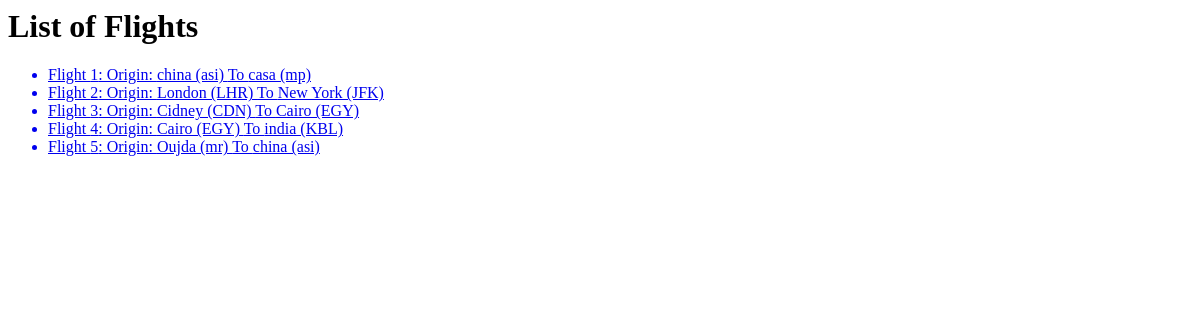
Before: /flights/ with the older database file.
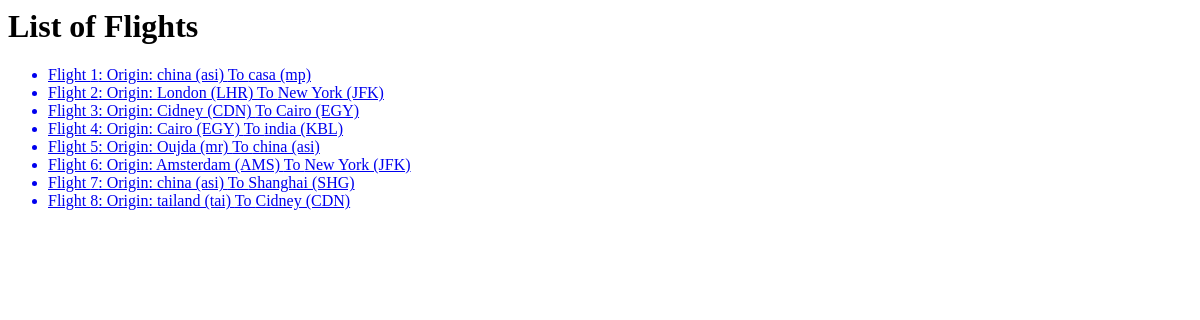
After: the same page with the newer database file.
### flights/models.py (models this page shows, shortened)
class Flight(models.Model):
    origin = models.ForeignKey(Airport, on_delete=models.CASCADE, related_name="departures")
    destination = models.ForeignKey(Airport, on_delete=models.CASCADE, related_name="arrivals")
    duration = models.IntegerField()

class Airport(models.Model):
    code = models.CharField(max_length=3)
    city = models.CharField(max_length=64)
    def __str__(self):
        return f"{self.city} ({self.code})"

### flights/views.py (the view)
# urls.py: path("", views.index, name="index"),
def index(request):
    return render(request, "flights/index.html", {
        "flights": Flight.objects.all()
    })

### flights/templates/flights/index.html
{% extends "flights/layout.html" %}
{% block body %}
<h1>List of Flights</h1>
<ul>
    {% for flight in flights %}
    <a href="{% url 'flight' flight.id %}">
        <li>Flight {{ flight.id }}: Origin: {{flight.origin}} To {{ flight.destination }}</li>
    </a>
    {% endfor %}
</ul>
{% endblock %}

### flights/templates/flights/layout.html (shortened to what this page needs)
<html lang="en">
<head>
</head>
<body>
    {% block body %} {% endblock %}
</body>
</html>

Changed rows visible on the page:
added Flight: id "6", origin "Amsterdam (AMS)", destination "New York (JFK)"
added Flight: id "7", origin "china (asi)", destination "Shanghai (SHG)"
added Flight: id "8", origin "tailand (tai)", destination "Cidney (CDN)"
